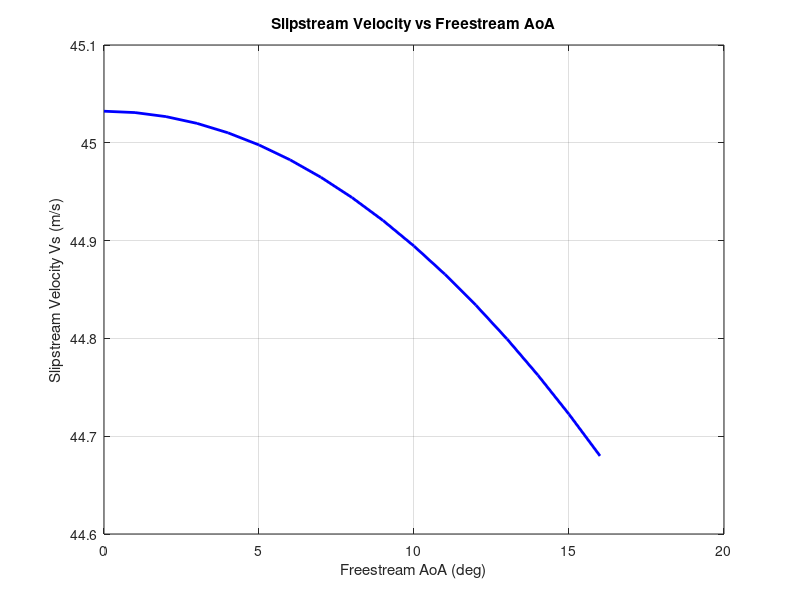

MATLAB code for this plot: (Note: this script raises an error after producing the figure.)
clc; clear;close all;

% --- Inputs -----------------------------------------
Re_No = 500000;
rho = 1.225;         % Atomsphere Density (in kg/m^3)
nu = 1.7894e-05;     % Dynamic Viscosity (in N-s/m^2)
C = 0.225;             % Chord length (in  m)
B = 1.000;            % Span Length (in  m)
AR = B*B/ (B*C);     % Aspect Ratio
V_inf = (Re_No * nu)/(rho*C);   % Freestream velocity (m/s)


%------- Propeller Details ----------------------------
RPM = 3000;
n = RPM / 60;             % Rev/s
prop_Dia= 0.508;         % in m
prop_Area = pi * (prop_Dia/2)^2;  % Propeller disk area (m^2)

% --- CT-J relation (Example, empirical or assumed) ---
CT0 = 0.1;                % Max thrust coefficient
k = 0.6;                  % Decay with advance ratio
J = V_inf / (n *prop_Dia);      % Advance ratio
CT = CT0 * (1 - k * J);   % Thrust coefficient (empirical)

% --- Calculate thrust from CT ---
%prop_thrust = -CT * rho * n^2 * prop_Dia^4;
prop_thrust = 4*9.81; % in N
Vi = sqrt(prop_thrust/(prop_Area*rho));  % Induced velocity by propeller (m/s)

% Quadratic coefficients
a = 2 * rho * prop_Area;
b = 2 * rho * prop_Area * V_inf;
c = -prop_thrust;

% Solve the quadratic using roots()
coeffs = [a, b, c];       % [a b c]
vi_roots = roots(coeffs); % Compute roots

% Choose the positive real root (physical induced velocity)
%Vi = max(vi_roots(vi_roots > 0));

% Display results
fprintf('Induced velocity v_i = %.4f m/s\n', Vi);

phi = deg2rad(0);        % Propeller installation angle (rad)

% Varying freestream angle of attack (in degrees)
alpha_inf_deg = 0:1:16;   % 0 to 16 degrees
alpha_inf = deg2rad(alpha_inf_deg);   % convert to radians

% --- Compute freestream components ---
u = V_inf * cos(alpha_inf);  % x-component
v = V_inf * sin(alpha_inf);  % y-component
w = zeros(size(alpha_inf));  % z-component (freestream)

% --- Slipstream properties ---
u_slip = u + Vi * cos(phi);
v_slip = v;
w_slip = w - Vi * sin(phi);

Vs = sqrt(u_slip.^2 + v.^2 + w_slip.^2);        % Slipstream velocity magnitude

alpha_s = atan2(w_slip, u_slip);                % Slipstream angle of attack (rad)
alpha_s_deg = rad2deg(alpha_s);                 % in degrees

beta_s = atan2(v_slip, sqrt(u_slip.^2 + w_slip.^2));
beta_s_deg = rad2deg(beta_s);


% --- Plotting ---
figure;

%subplot(3,1,1);
plot(alpha_inf_deg, Vs, 'b', 'LineWidth', 2);
xlabel('Freestream AoA (deg)');
ylabel('Slipstream Velocity Vs (m/s)');
title('Slipstream Velocity vs Freestream AoA');
grid on;

% subplot(3,1,2);
% plot(alpha_inf_deg, alpha_s_deg, 'r', 'LineWidth', 2);
% xlabel('Freestream AoA (deg)');
% ylabel('Slipstream AoA α_s (deg)');
% title('Slipstream AoA vs Freestream AoA');
% grid on;
% 
% subplot(3,1,3);
% plot(alpha_inf_deg, u_slip, 'g', 'LineWidth', 2); hold on;
% plot(alpha_inf_deg, v_slip, 'm', 'LineWidth', 2);
% xlabel('Freestream AoA (deg)');
% ylabel('Velocity Components (m/s)');
% legend('u_{slip}', 'v_{slip}');
% title('Slipstream Velocity Components');
% grid on;


% --- Tabulate sampled values ---
sample_idx = round(linspace(1, length(alpha_inf_deg), 10));  % 10 samples

% Freestream table
u_sample = u(sample_idx);
v_sample = v(sample_idx);
w_sample = w(sample_idx);

T_fs = table(alpha_inf_deg(sample_idx)', ...
             u_sample', v_sample', w_sample', ...
             'VariableNames', {'AoA_deg', 'u_fs', 'v_fs', 'w_fs'});

% Slipstream table
u_slip_sample = u_slip(sample_idx);
v_slip_sample = v_slip(sample_idx);
w_slip_sample = w_slip(sample_idx);
Vs_sample = Vs(sample_idx);
alpha_s_sample = alpha_s_deg(sample_idx);

T_slip = table(alpha_inf_deg(sample_idx)', ...
               u_slip_sample', v_slip_sample', w_slip_sample', ...
               Vs_sample', alpha_s_sample', ...
               'VariableNames', {'AoA_deg', 'u_slip', 'v_slip', 'w_slip', 'V_slip', 'alpha_s_deg'});

% --- Display tables ---
disp('--- Freestream Velocity Components ---');
disp(T_fs);

disp('--- Slipstream Velocity Components ---');
disp(T_slip);

Vi0_avg = 0.5 * (1.59 * n * prop_Dia * sqrt(CT));  % m/s

% --- Step 2: Vi_avg(x) and Rs(x) ---
Vi_avg = @(x) Vi0_avg * (1 + (x / (prop_Dia/2))) ./ sqrt(1 + (x / (prop_Dia/2)).^2);
Rs = @(x) (prop_Dia/2) .* sqrt(Vi0_avg ./ Vi_avg(x));

% --- Step 3: Slipstream area (Eq. 17) ---
x_le = -0.105;  % leading edge to propeller plane
x_te = 0.225;   % trailing edge to propeller plane
Sslip = 2 * integral(Rs, x_le, x_te);  % slipstream area (m^2)
disp(Sslip)


% --- Generate 3D slipstream tube surface ---
x_vals = linspace(x_le, x_te, 100);   % Axial positions from LE to TE
theta = linspace(0, 2*pi, 100);       % Angle around circumference

[X, THETA] = meshgrid(x_vals, theta);
R_vals = Rs(X(1,:));                  % Slipstream radius at each x

Y = R_vals .* cos(THETA);            % Y = R(x) * cos(θ)
Z = R_vals .* sin(THETA);            % Z = R(x) * sin(θ)

% Repeat X for matching dimensions
X = repmat(x_vals, length(theta), 1);

% --- Plot 3D Slipstream ---
figure;
surf(X, Y, Z, 'FaceAlpha', 0.7, 'EdgeColor', 'none');
xlabel('X (axial direction, m)');
ylabel('Y (spanwise)');
zlabel('Z (vertical)');
title('3D Slipstream Tube Behind Propeller');
axis equal;
grid on;
colormap turbo;

% --- Generate NACA 0012 airfoil shape ---
x_af = linspace(0, 1, 200);   % Normalized chordwise locations
t = 0.12;                     % 12% thickness for NACA 0012
yt = 5 * t * ( ...
    0.2969 * sqrt(x_af) - ...
    0.1260 * x_af - ...
    0.3516 * x_af.^2 + ...
    0.2843 * x_af.^3 - ...
    0.1015 * x_af.^4);

% Upper and lower surface
xu = x_af;
yu = yt;
xl = x_af;
yl = -yt;

% Combine into one airfoil shape (LE to TE)
x_af_comb = [xu, flip(xl(2:end))];           % Leading to trailing
z_af_comb = [yu, flip(yl(2:end))];           % Thickness along Z

% Scale to real dimensions
chord = 0.225;                               % Chord length in meters
x_af_scaled = x_af_comb * chord;             % Place LE at x=0
z_af_scaled = z_af_comb * chord;

% Spanwise extrusion
span_center = 0.075;                         % Lateral offset from root (m)
half_span = 0.5;                             % Half wing span
y_af_span = linspace(span_center - half_span, span_center + half_span, 50);

% Extrude airfoil along span
[X_af, Y_af] = meshgrid(x_af_scaled, y_af_span);
Z_af = repmat(z_af_scaled, length(y_af_span), 1);

% --- Plot airfoil ---
hold on;
surf(X_af, Y_af, Z_af, ...
    'FaceColor', [0.1 0.1 0.1], ...
    'EdgeColor', 'none', ...
    'FaceAlpha', 1.0);  % Opaque for contrast

% Lighting and view settings
lighting gouraud;
camlight headlight;
